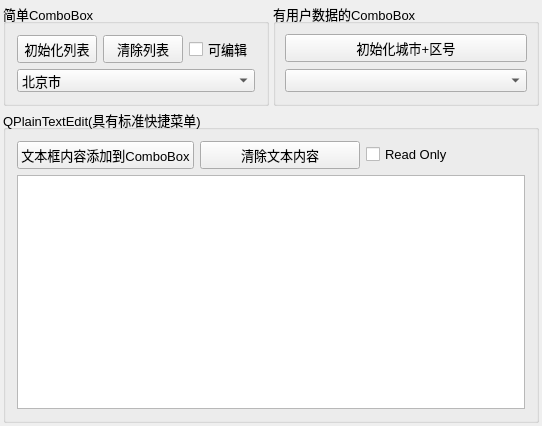
<?xml version="1.0" encoding="UTF-8"?>
<ui version="4.0">
 <class>Widget</class>
 <widget class="QWidget" name="Widget">
  <property name="geometry">
   <rect>
    <x>0</x>
    <y>0</y>
    <width>542</width>
    <height>426</height>
   </rect>
  </property>
  <property name="font">
   <font>
    <pointsize>10</pointsize>
   </font>
  </property>
  <property name="windowTitle">
   <string>QComboBox和QPlainTextEdit</string>
  </property>
  <layout class="QVBoxLayout" name="verticalLayout_3">
   <property name="spacing">
    <number>3</number>
   </property>
   <property name="leftMargin">
    <number>3</number>
   </property>
   <property name="topMargin">
    <number>3</number>
   </property>
   <property name="rightMargin">
    <number>3</number>
   </property>
   <property name="bottomMargin">
    <number>3</number>
   </property>
   <item>
    <layout class="QHBoxLayout" name="horizontalLayout">
     <property name="spacing">
      <number>4</number>
     </property>
     <item>
      <widget class="QGroupBox" name="groupBox">
       <property name="title">
        <string>简单ComboBox</string>
       </property>
       <layout class="QGridLayout" name="gridLayout">
        <item row="0" column="0">
         <widget class="QPushButton" name="btnIniItems">
          <property name="text">
           <string>初始化列表</string>
          </property>
         </widget>
        </item>
        <item row="0" column="1">
         <widget class="QPushButton" name="btnClearItems">
          <property name="text">
           <string>清除列表</string>
          </property>
         </widget>
        </item>
        <item row="0" column="2">
         <widget class="QCheckBox" name="chkBoxEditable">
          <property name="maximumSize">
           <size>
            <width>200</width>
            <height>16777215</height>
           </size>
          </property>
          <property name="text">
           <string>可编辑</string>
          </property>
         </widget>
        </item>
        <item row="1" column="0" colspan="3">
         <widget class="QComboBox" name="comboBox">
          <property name="editable">
           <bool>false</bool>
          </property>
          <property name="currentIndex">
           <number>0</number>
          </property>
          <item>
           <property name="text">
            <string>北京市</string>
           </property>
           <property name="icon">
            <iconset resource="res.qrc">
             <normaloff>:/images/icons/UNIT.ICO</normaloff>:/images/icons/UNIT.ICO</iconset>
           </property>
          </item>
          <item>
           <property name="text">
            <string>上海市</string>
           </property>
           <property name="icon">
            <iconset resource="res.qrc">
             <normaloff>:/images/icons/UNIT.ICO</normaloff>:/images/icons/UNIT.ICO</iconset>
           </property>
          </item>
          <item>
           <property name="text">
            <string>新建项目</string>
           </property>
           <property name="icon">
            <iconset resource="res.qrc">
             <normaloff>:/images/icons/aim.ico</normaloff>:/images/icons/aim.ico</iconset>
           </property>
          </item>
         </widget>
        </item>
       </layout>
      </widget>
     </item>
     <item>
      <widget class="QGroupBox" name="groupBox_3">
       <property name="title">
        <string>有用户数据的ComboBox</string>
       </property>
       <layout class="QVBoxLayout" name="verticalLayout_2">
        <property name="leftMargin">
         <number>9</number>
        </property>
        <property name="topMargin">
         <number>9</number>
        </property>
        <property name="rightMargin">
         <number>9</number>
        </property>
        <property name="bottomMargin">
         <number>9</number>
        </property>
        <item>
         <widget class="QPushButton" name="btnIni2">
          <property name="text">
           <string>初始化城市+区号</string>
          </property>
         </widget>
        </item>
        <item>
         <widget class="QComboBox" name="comboBox2"/>
        </item>
       </layout>
      </widget>
     </item>
    </layout>
   </item>
   <item>
    <widget class="QGroupBox" name="groupBox_2">
     <property name="title">
      <string>QPlainTextEdit(具有标准快捷菜单)</string>
     </property>
     <layout class="QVBoxLayout" name="verticalLayout">
      <item>
       <layout class="QHBoxLayout" name="horizontalLayout_2">
        <item>
         <widget class="QPushButton" name="btnToComboBox">
          <property name="text">
           <string>文本框内容添加到ComboBox</string>
          </property>
         </widget>
        </item>
        <item>
         <widget class="QPushButton" name="btnClearText">
          <property name="text">
           <string>清除文本内容</string>
          </property>
         </widget>
        </item>
        <item>
         <widget class="QCheckBox" name="chkBoxReadonly">
          <property name="maximumSize">
           <size>
            <width>200</width>
            <height>16777215</height>
           </size>
          </property>
          <property name="layoutDirection">
           <enum>Qt::LeftToRight</enum>
          </property>
          <property name="text">
           <string>Read Only</string>
          </property>
         </widget>
        </item>
       </layout>
      </item>
      <item>
       <widget class="QPlainTextEdit" name="plainTextEdit"/>
      </item>
     </layout>
    </widget>
   </item>
  </layout>
 </widget>
 <layoutdefault spacing="6" margin="11"/>
 <resources>
  <include location="res.qrc"/>
 </resources>
 <connections/>
</ui>
